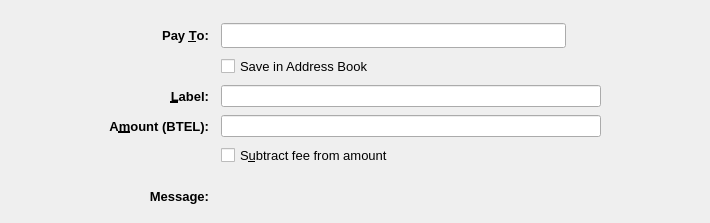
<?xml version="1.0" encoding="UTF-8"?>
<ui version="4.0">
 <class>SendCoinsEntry</class>
 <widget class="QStackedWidget" name="SendCoinsEntry">
  <property name="geometry">
   <rect>
    <x>0</x>
    <y>0</y>
    <width>710</width>
    <height>223</height>
   </rect>
  </property>
  <property name="focusPolicy">
   <enum>Qt::TabFocus</enum>
  </property>
  <property name="autoFillBackground">
   <bool>false</bool>
  </property>
  <property name="styleSheet">
   <string notr="true"/>
  </property>
  <property name="currentIndex">
   <number>0</number>
  </property>
  <widget class="QFrame" name="SendCoins">
   <property name="toolTip">
    <string>This is a normal payment.</string>
   </property>
   <property name="frameShape">
    <enum>QFrame::NoFrame</enum>
   </property>
   <layout class="QGridLayout" name="gridLayout">
    <property name="topMargin">
     <number>8</number>
    </property>
    <property name="bottomMargin">
     <number>4</number>
    </property>
    <property name="horizontalSpacing">
     <number>12</number>
    </property>
    <property name="verticalSpacing">
     <number>8</number>
    </property>
    <item row="1" column="0">
     <spacer name="horizontalSpacer">
      <property name="orientation">
       <enum>Qt::Horizontal</enum>
      </property>
      <property name="sizeType">
       <enum>QSizePolicy::Maximum</enum>
      </property>
      <property name="sizeHint" stdset="0">
       <size>
        <width>100</width>
        <height>20</height>
       </size>
      </property>
     </spacer>
    </item>
    <item row="3" column="2">
     <widget class="QLineEdit" name="addAsLabel">
      <property name="sizePolicy">
       <sizepolicy hsizetype="Expanding" vsizetype="Expanding">
        <horstretch>0</horstretch>
        <verstretch>0</verstretch>
       </sizepolicy>
      </property>
      <property name="toolTip">
       <string>Enter a label for this address to add it to the list of used addresses</string>
      </property>
      <property name="styleSheet">
       <string notr="true"/>
      </property>
     </widget>
    </item>
    <item row="0" column="2">
     <spacer name="verticalSpacer">
      <property name="orientation">
       <enum>Qt::Vertical</enum>
      </property>
      <property name="sizeHint" stdset="0">
       <size>
        <width>20</width>
        <height>40</height>
       </size>
      </property>
     </spacer>
    </item>
    <item row="1" column="3">
     <spacer name="horizontalSpacer_2">
      <property name="orientation">
       <enum>Qt::Horizontal</enum>
      </property>
      <property name="sizeType">
       <enum>QSizePolicy::Maximum</enum>
      </property>
      <property name="sizeHint" stdset="0">
       <size>
        <width>100</width>
        <height>20</height>
       </size>
      </property>
     </spacer>
    </item>
    <item row="12" column="2">
     <widget class="QLabel" name="messageTextLabel">
      <property name="toolTip">
       <string>A message that was attached to the bethel: URI which will be stored with the transaction for your reference. Note: This message will not be sent over the Bethel network.</string>
      </property>
      <property name="styleSheet">
       <string notr="true"/>
      </property>
      <property name="textFormat">
       <enum>Qt::PlainText</enum>
      </property>
     </widget>
    </item>
    <item row="1" column="1">
     <widget class="QLabel" name="payToLabel">
      <property name="font">
       <font>
        <pointsize>10</pointsize>
        <weight>75</weight>
        <bold>true</bold>
       </font>
      </property>
      <property name="text">
       <string>Pay &amp;To:</string>
      </property>
      <property name="alignment">
       <set>Qt::AlignRight|Qt::AlignTrailing|Qt::AlignVCenter</set>
      </property>
      <property name="buddy">
       <cstring>payTo</cstring>
      </property>
     </widget>
    </item>
    <item row="12" column="1">
     <widget class="QLabel" name="messageLabel">
      <property name="font">
       <font>
        <pointsize>10</pointsize>
        <weight>75</weight>
        <bold>true</bold>
       </font>
      </property>
      <property name="text">
       <string>Message:</string>
      </property>
      <property name="alignment">
       <set>Qt::AlignRight|Qt::AlignTrailing|Qt::AlignVCenter</set>
      </property>
     </widget>
    </item>
    <item row="6" column="2">
     <layout class="QHBoxLayout" name="horizontalLayoutAmount" stretch="0">
      <item>
       <widget class="BethelAmountField" name="payAmount">
        <property name="sizePolicy">
         <sizepolicy hsizetype="Expanding" vsizetype="Expanding">
          <horstretch>0</horstretch>
          <verstretch>0</verstretch>
         </sizepolicy>
        </property>
        <property name="styleSheet">
         <string notr="true"/>
        </property>
       </widget>
      </item>
     </layout>
    </item>
    <item row="3" column="1">
     <widget class="QLabel" name="labellLabel">
      <property name="font">
       <font>
        <pointsize>10</pointsize>
        <weight>75</weight>
        <bold>true</bold>
       </font>
      </property>
      <property name="text">
       <string>&amp;Label:</string>
      </property>
      <property name="alignment">
       <set>Qt::AlignRight|Qt::AlignTrailing|Qt::AlignVCenter</set>
      </property>
      <property name="buddy">
       <cstring>addAsLabel</cstring>
      </property>
     </widget>
    </item>
    <item row="1" column="2">
     <layout class="QHBoxLayout" name="payToLayout">
      <property name="spacing">
       <number>0</number>
      </property>
      <item>
       <widget class="QValidatedLineEdit" name="payTo">
        <property name="sizePolicy">
         <sizepolicy hsizetype="Expanding" vsizetype="Expanding">
          <horstretch>0</horstretch>
          <verstretch>0</verstretch>
         </sizepolicy>
        </property>
        <property name="toolTip">
         <string>The Bethel address to send the payment to</string>
        </property>
        <property name="styleSheet">
         <string notr="true"/>
        </property>
       </widget>
      </item>
      <item>
       <widget class="QToolButton" name="addressBookButton">
        <property name="toolTip">
         <string notr="true"/>
        </property>
        <property name="styleSheet">
         <string notr="true">border:0;background:transparent</string>
        </property>
        <property name="text">
         <string/>
        </property>
        <property name="icon">
         <iconset resource="../bethel.qrc">
          <normaloff>:/icons/address-book</normaloff>:/icons/address-book</iconset>
        </property>
        <property name="iconSize">
         <size>
          <width>22</width>
          <height>22</height>
         </size>
        </property>
        <property name="shortcut">
         <string>Alt+A</string>
        </property>
       </widget>
      </item>
      <item>
       <spacer name="horizontalSpacer_3">
        <property name="orientation">
         <enum>Qt::Horizontal</enum>
        </property>
        <property name="sizeType">
         <enum>QSizePolicy::Maximum</enum>
        </property>
        <property name="sizeHint" stdset="0">
         <size>
          <width>10</width>
          <height>20</height>
         </size>
        </property>
       </spacer>
      </item>
     </layout>
    </item>
    <item row="10" column="2">
     <spacer name="verticalSpacer_3">
      <property name="orientation">
       <enum>Qt::Vertical</enum>
      </property>
      <property name="sizeHint" stdset="0">
       <size>
        <width>20</width>
        <height>40</height>
       </size>
      </property>
     </spacer>
    </item>
    <item row="2" column="2">
     <widget class="QCheckBox" name="addressBookCheckBox">
      <property name="font">
       <font>
        <pointsize>10</pointsize>
       </font>
      </property>
      <property name="text">
       <string>Save in Address Book</string>
      </property>
     </widget>
    </item>
    <item row="6" column="1">
     <widget class="QLabel" name="amountLabel">
      <property name="font">
       <font>
        <pointsize>10</pointsize>
        <weight>75</weight>
        <bold>true</bold>
       </font>
      </property>
      <property name="text">
       <string>A&amp;mount (BTEL):</string>
      </property>
      <property name="alignment">
       <set>Qt::AlignRight|Qt::AlignTrailing|Qt::AlignVCenter</set>
      </property>
      <property name="buddy">
       <cstring>payAmount</cstring>
      </property>
     </widget>
    </item>
    <item row="13" column="2">
     <spacer name="verticalSpacer_2">
      <property name="orientation">
       <enum>Qt::Vertical</enum>
      </property>
      <property name="sizeHint" stdset="0">
       <size>
        <width>20</width>
        <height>40</height>
       </size>
      </property>
     </spacer>
    </item>
    <item row="7" column="2">
     <widget class="QCheckBox" name="checkboxSubtractFeeFromAmount">
      <property name="font">
       <font>
        <pointsize>10</pointsize>
       </font>
      </property>
      <property name="toolTip">
       <string>The fee will be deducted from the amount being sent. The recipient will receive less bethels than you enter in the amount field. If multiple recipients are selected, the fee is split equally.</string>
      </property>
      <property name="text">
       <string>S&amp;ubtract fee from amount</string>
      </property>
     </widget>
    </item>
   </layout>
  </widget>
  <widget class="QFrame" name="SendCoins_UnauthenticatedPaymentRequest">
   <property name="palette">
    <palette>
     <active>
      <colorrole role="WindowText">
       <brush brushstyle="SolidPattern">
        <color alpha="255">
         <red>0</red>
         <green>0</green>
         <blue>0</blue>
        </color>
       </brush>
      </colorrole>
      <colorrole role="Button">
       <brush brushstyle="SolidPattern">
        <color alpha="255">
         <red>239</red>
         <green>241</green>
         <blue>244</blue>
        </color>
       </brush>
      </colorrole>
      <colorrole role="Light">
       <brush brushstyle="SolidPattern">
        <color alpha="255">
         <red>255</red>
         <green>255</green>
         <blue>255</blue>
        </color>
       </brush>
      </colorrole>
      <colorrole role="Midlight">
       <brush brushstyle="SolidPattern">
        <color alpha="255">
         <red>255</red>
         <green>255</green>
         <blue>191</blue>
        </color>
       </brush>
      </colorrole>
      <colorrole role="Dark">
       <brush brushstyle="SolidPattern">
        <color alpha="255">
         <red>127</red>
         <green>127</green>
         <blue>63</blue>
        </color>
       </brush>
      </colorrole>
      <colorrole role="Mid">
       <brush brushstyle="SolidPattern">
        <color alpha="255">
         <red>170</red>
         <green>170</green>
         <blue>84</blue>
        </color>
       </brush>
      </colorrole>
      <colorrole role="Text">
       <brush brushstyle="SolidPattern">
        <color alpha="255">
         <red>0</red>
         <green>0</green>
         <blue>0</blue>
        </color>
       </brush>
      </colorrole>
      <colorrole role="BrightText">
       <brush brushstyle="SolidPattern">
        <color alpha="255">
         <red>255</red>
         <green>255</green>
         <blue>255</blue>
        </color>
       </brush>
      </colorrole>
      <colorrole role="ButtonText">
       <brush brushstyle="SolidPattern">
        <color alpha="255">
         <red>0</red>
         <green>0</green>
         <blue>0</blue>
        </color>
       </brush>
      </colorrole>
      <colorrole role="Base">
       <brush brushstyle="SolidPattern">
        <color alpha="255">
         <red>239</red>
         <green>241</green>
         <blue>244</blue>
        </color>
       </brush>
      </colorrole>
      <colorrole role="Window">
       <brush brushstyle="SolidPattern">
        <color alpha="255">
         <red>239</red>
         <green>241</green>
         <blue>244</blue>
        </color>
       </brush>
      </colorrole>
      <colorrole role="Shadow">
       <brush brushstyle="SolidPattern">
        <color alpha="255">
         <red>0</red>
         <green>0</green>
         <blue>0</blue>
        </color>
       </brush>
      </colorrole>
      <colorrole role="AlternateBase">
       <brush brushstyle="SolidPattern">
        <color alpha="255">
         <red>255</red>
         <green>255</green>
         <blue>191</blue>
        </color>
       </brush>
      </colorrole>
      <colorrole role="ToolTipBase">
       <brush brushstyle="SolidPattern">
        <color alpha="255">
         <red>255</red>
         <green>255</green>
         <blue>220</blue>
        </color>
       </brush>
      </colorrole>
      <colorrole role="ToolTipText">
       <brush brushstyle="SolidPattern">
        <color alpha="255">
         <red>0</red>
         <green>0</green>
         <blue>0</blue>
        </color>
       </brush>
      </colorrole>
     </active>
     <inactive>
      <colorrole role="WindowText">
       <brush brushstyle="SolidPattern">
        <color alpha="255">
         <red>0</red>
         <green>0</green>
         <blue>0</blue>
        </color>
       </brush>
      </colorrole>
      <colorrole role="Button">
       <brush brushstyle="SolidPattern">
        <color alpha="255">
         <red>239</red>
         <green>241</green>
         <blue>244</blue>
        </color>
       </brush>
      </colorrole>
      <colorrole role="Light">
       <brush brushstyle="SolidPattern">
        <color alpha="255">
         <red>255</red>
         <green>255</green>
         <blue>255</blue>
        </color>
       </brush>
      </colorrole>
      <colorrole role="Midlight">
       <brush brushstyle="SolidPattern">
        <color alpha="255">
         <red>255</red>
         <green>255</green>
         <blue>191</blue>
        </color>
       </brush>
      </colorrole>
      <colorrole role="Dark">
       <brush brushstyle="SolidPattern">
        <color alpha="255">
         <red>127</red>
         <green>127</green>
         <blue>63</blue>
        </color>
       </brush>
      </colorrole>
      <colorrole role="Mid">
       <brush brushstyle="SolidPattern">
        <color alpha="255">
         <red>170</red>
         <green>170</green>
         <blue>84</blue>
        </color>
       </brush>
      </colorrole>
      <colorrole role="Text">
       <brush brushstyle="SolidPattern">
        <color alpha="255">
         <red>0</red>
         <green>0</green>
         <blue>0</blue>
        </color>
       </brush>
      </colorrole>
      <colorrole role="BrightText">
       <brush brushstyle="SolidPattern">
        <color alpha="255">
         <red>255</red>
         <green>255</green>
         <blue>255</blue>
        </color>
       </brush>
      </colorrole>
      <colorrole role="ButtonText">
       <brush brushstyle="SolidPattern">
        <color alpha="255">
         <red>0</red>
         <green>0</green>
         <blue>0</blue>
        </color>
       </brush>
      </colorrole>
      <colorrole role="Base">
       <brush brushstyle="SolidPattern">
        <color alpha="255">
         <red>239</red>
         <green>241</green>
         <blue>244</blue>
        </color>
       </brush>
      </colorrole>
      <colorrole role="Window">
       <brush brushstyle="SolidPattern">
        <color alpha="255">
         <red>239</red>
         <green>241</green>
         <blue>244</blue>
        </color>
       </brush>
      </colorrole>
      <colorrole role="Shadow">
       <brush brushstyle="SolidPattern">
        <color alpha="255">
         <red>0</red>
         <green>0</green>
         <blue>0</blue>
        </color>
       </brush>
      </colorrole>
      <colorrole role="AlternateBase">
       <brush brushstyle="SolidPattern">
        <color alpha="255">
         <red>255</red>
         <green>255</green>
         <blue>191</blue>
        </color>
       </brush>
      </colorrole>
      <colorrole role="ToolTipBase">
       <brush brushstyle="SolidPattern">
        <color alpha="255">
         <red>255</red>
         <green>255</green>
         <blue>220</blue>
        </color>
       </brush>
      </colorrole>
      <colorrole role="ToolTipText">
       <brush brushstyle="SolidPattern">
        <color alpha="255">
         <red>0</red>
         <green>0</green>
         <blue>0</blue>
        </color>
       </brush>
      </colorrole>
     </inactive>
     <disabled>
      <colorrole role="WindowText">
       <brush brushstyle="SolidPattern">
        <color alpha="255">
         <red>127</red>
         <green>127</green>
         <blue>63</blue>
        </color>
       </brush>
      </colorrole>
      <colorrole role="Button">
       <brush brushstyle="SolidPattern">
        <color alpha="255">
         <red>239</red>
         <green>241</green>
         <blue>244</blue>
        </color>
       </brush>
      </colorrole>
      <colorrole role="Light">
       <brush brushstyle="SolidPattern">
        <color alpha="255">
         <red>255</red>
         <green>255</green>
         <blue>255</blue>
        </color>
       </brush>
      </colorrole>
      <colorrole role="Midlight">
       <brush brushstyle="SolidPattern">
        <color alpha="255">
         <red>255</red>
         <green>255</green>
         <blue>191</blue>
        </color>
       </brush>
      </colorrole>
      <colorrole role="Dark">
       <brush brushstyle="SolidPattern">
        <color alpha="255">
         <red>127</red>
         <green>127</green>
         <blue>63</blue>
        </color>
       </brush>
      </colorrole>
      <colorrole role="Mid">
       <brush brushstyle="SolidPattern">
        <color alpha="255">
         <red>170</red>
         <green>170</green>
         <blue>84</blue>
        </color>
       </brush>
      </colorrole>
      <colorrole role="Text">
       <brush brushstyle="SolidPattern">
        <color alpha="255">
         <red>127</red>
         <green>127</green>
         <blue>63</blue>
        </color>
       </brush>
      </colorrole>
      <colorrole role="BrightText">
       <brush brushstyle="SolidPattern">
        <color alpha="255">
         <red>255</red>
         <green>255</green>
         <blue>255</blue>
        </color>
       </brush>
      </colorrole>
      <colorrole role="ButtonText">
       <brush brushstyle="SolidPattern">
        <color alpha="255">
         <red>127</red>
         <green>127</green>
         <blue>63</blue>
        </color>
       </brush>
      </colorrole>
      <colorrole role="Base">
       <brush brushstyle="SolidPattern">
        <color alpha="255">
         <red>239</red>
         <green>241</green>
         <blue>244</blue>
        </color>
       </brush>
      </colorrole>
      <colorrole role="Window">
       <brush brushstyle="SolidPattern">
        <color alpha="255">
         <red>239</red>
         <green>241</green>
         <blue>244</blue>
        </color>
       </brush>
      </colorrole>
      <colorrole role="Shadow">
       <brush brushstyle="SolidPattern">
        <color alpha="255">
         <red>0</red>
         <green>0</green>
         <blue>0</blue>
        </color>
       </brush>
      </colorrole>
      <colorrole role="AlternateBase">
       <brush brushstyle="SolidPattern">
        <color alpha="255">
         <red>255</red>
         <green>255</green>
         <blue>127</blue>
        </color>
       </brush>
      </colorrole>
      <colorrole role="ToolTipBase">
       <brush brushstyle="SolidPattern">
        <color alpha="255">
         <red>255</red>
         <green>255</green>
         <blue>220</blue>
        </color>
       </brush>
      </colorrole>
      <colorrole role="ToolTipText">
       <brush brushstyle="SolidPattern">
        <color alpha="255">
         <red>0</red>
         <green>0</green>
         <blue>0</blue>
        </color>
       </brush>
      </colorrole>
     </disabled>
    </palette>
   </property>
   <property name="toolTip">
    <string>This is an unauthenticated payment request.</string>
   </property>
   <property name="autoFillBackground">
    <bool>false</bool>
   </property>
   <property name="frameShape">
    <enum>QFrame::NoFrame</enum>
   </property>
   <layout class="QGridLayout" name="gridLayout_is">
    <property name="spacing">
     <number>12</number>
    </property>
    <item row="0" column="0">
     <widget class="QLabel" name="payToLabel_is">
      <property name="text">
       <string>Pay To:</string>
      </property>
      <property name="alignment">
       <set>Qt::AlignRight|Qt::AlignTrailing|Qt::AlignVCenter</set>
      </property>
     </widget>
    </item>
    <item row="0" column="1">
     <layout class="QHBoxLayout" name="payToLayout_is">
      <property name="spacing">
       <number>0</number>
      </property>
      <item>
       <widget class="QLabel" name="payTo_is">
        <property name="styleSheet">
         <string notr="true">background: #fff; border-radius: 4px; border: 1px solid #000; padding:2px</string>
        </property>
       </widget>
      </item>
      <item>
       <widget class="QToolButton" name="deleteButton_is">
        <property name="toolTip">
         <string>Remove this entry</string>
        </property>
        <property name="text">
         <string/>
        </property>
        <property name="icon">
         <iconset resource="../bethel.qrc">
          <normaloff>:/icons/remove</normaloff>:/icons/remove</iconset>
        </property>
       </widget>
      </item>
     </layout>
    </item>
    <item row="1" column="0">
     <widget class="QLabel" name="memoLabel_is">
      <property name="text">
       <string>Memo:</string>
      </property>
      <property name="alignment">
       <set>Qt::AlignRight|Qt::AlignTrailing|Qt::AlignVCenter</set>
      </property>
     </widget>
    </item>
    <item row="1" column="1">
     <widget class="QLabel" name="memoTextLabel_is">
      <property name="styleSheet">
       <string notr="true">background: #fff; border-radius: 4px; border: 1px solid #000; padding:2px</string>
      </property>
      <property name="textFormat">
       <enum>Qt::PlainText</enum>
      </property>
     </widget>
    </item>
    <item row="2" column="0">
     <widget class="QLabel" name="amountLabel_is">
      <property name="text">
       <string>A&amp;mount:</string>
      </property>
      <property name="alignment">
       <set>Qt::AlignRight|Qt::AlignTrailing|Qt::AlignVCenter</set>
      </property>
      <property name="buddy">
       <cstring>payAmount_is</cstring>
      </property>
     </widget>
    </item>
    <item row="2" column="1">
     <widget class="BethelAmountField" name="payAmount_is">
      <property name="acceptDrops">
       <bool>false</bool>
      </property>
      <property name="styleSheet">
       <string notr="true">background: #fff; border-radius: 4px; border: 1px solid #000; padding:2px</string>
      </property>
     </widget>
    </item>
   </layout>
  </widget>
  <widget class="QFrame" name="SendCoins_AuthenticatedPaymentRequest">
   <property name="palette">
    <palette>
     <active>
      <colorrole role="WindowText">
       <brush brushstyle="SolidPattern">
        <color alpha="255">
         <red>0</red>
         <green>0</green>
         <blue>0</blue>
        </color>
       </brush>
      </colorrole>
      <colorrole role="Button">
       <brush brushstyle="SolidPattern">
        <color alpha="255">
         <red>239</red>
         <green>241</green>
         <blue>244</blue>
        </color>
       </brush>
      </colorrole>
      <colorrole role="Light">
       <brush brushstyle="SolidPattern">
        <color alpha="255">
         <red>230</red>
         <green>255</green>
         <blue>224</blue>
        </color>
       </brush>
      </colorrole>
      <colorrole role="Midlight">
       <brush brushstyle="SolidPattern">
        <color alpha="255">
         <red>185</red>
         <green>243</green>
         <blue>171</blue>
        </color>
       </brush>
      </colorrole>
      <colorrole role="Dark">
       <brush brushstyle="SolidPattern">
        <color alpha="255">
         <red>70</red>
         <green>116</green>
         <blue>59</blue>
        </color>
       </brush>
      </colorrole>
      <colorrole role="Mid">
       <brush brushstyle="SolidPattern">
        <color alpha="255">
         <red>93</red>
         <green>155</green>
         <blue>79</blue>
        </color>
       </brush>
      </colorrole>
      <colorrole role="Text">
       <brush brushstyle="SolidPattern">
        <color alpha="255">
         <red>0</red>
         <green>0</green>
         <blue>0</blue>
        </color>
       </brush>
      </colorrole>
      <colorrole role="BrightText">
       <brush brushstyle="SolidPattern">
        <color alpha="255">
         <red>155</red>
         <green>255</green>
         <blue>147</blue>
        </color>
       </brush>
      </colorrole>
      <colorrole role="ButtonText">
       <brush brushstyle="SolidPattern">
        <color alpha="255">
         <red>0</red>
         <green>0</green>
         <blue>0</blue>
        </color>
       </brush>
      </colorrole>
      <colorrole role="Base">
       <brush brushstyle="SolidPattern">
        <color alpha="255">
         <red>239</red>
         <green>241</green>
         <blue>244</blue>
        </color>
       </brush>
      </colorrole>
      <colorrole role="Window">
       <brush brushstyle="SolidPattern">
        <color alpha="255">
         <red>239</red>
         <green>241</green>
         <blue>244</blue>
        </color>
       </brush>
      </colorrole>
      <colorrole role="Shadow">
       <brush brushstyle="SolidPattern">
        <color alpha="255">
         <red>0</red>
         <green>0</green>
         <blue>0</blue>
        </color>
       </brush>
      </colorrole>
      <colorrole role="AlternateBase">
       <brush brushstyle="SolidPattern">
        <color alpha="255">
         <red>197</red>
         <green>243</green>
         <blue>187</blue>
        </color>
       </brush>
      </colorrole>
      <colorrole role="NoRole">
       <brush brushstyle="SolidPattern">
        <color alpha="255">
         <red>125</red>
         <green>194</green>
         <blue>122</blue>
        </color>
       </brush>
      </colorrole>
      <colorrole role="ToolTipBase">
       <brush brushstyle="SolidPattern">
        <color alpha="255">
         <red>255</red>
         <green>255</green>
         <blue>220</blue>
        </color>
       </brush>
      </colorrole>
      <colorrole role="ToolTipText">
       <brush brushstyle="SolidPattern">
        <color alpha="255">
         <red>0</red>
         <green>0</green>
         <blue>0</blue>
        </color>
       </brush>
      </colorrole>
     </active>
     <inactive>
      <colorrole role="WindowText">
       <brush brushstyle="SolidPattern">
        <color alpha="255">
         <red>0</red>
         <green>0</green>
         <blue>0</blue>
        </color>
       </brush>
      </colorrole>
      <colorrole role="Button">
       <brush brushstyle="SolidPattern">
        <color alpha="255">
         <red>239</red>
         <green>241</green>
         <blue>244</blue>
        </color>
       </brush>
      </colorrole>
      <colorrole role="Light">
       <brush brushstyle="SolidPattern">
        <color alpha="255">
         <red>230</red>
         <green>255</green>
         <blue>224</blue>
        </color>
       </brush>
      </colorrole>
      <colorrole role="Midlight">
       <brush brushstyle="SolidPattern">
        <color alpha="255">
         <red>185</red>
         <green>243</green>
         <blue>171</blue>
        </color>
       </brush>
      </colorrole>
      <colorrole role="Dark">
       <brush brushstyle="SolidPattern">
        <color alpha="255">
         <red>70</red>
         <green>116</green>
         <blue>59</blue>
        </color>
       </brush>
      </colorrole>
      <colorrole role="Mid">
       <brush brushstyle="SolidPattern">
        <color alpha="255">
         <red>93</red>
         <green>155</green>
         <blue>79</blue>
        </color>
       </brush>
      </colorrole>
      <colorrole role="Text">
       <brush brushstyle="SolidPattern">
        <color alpha="255">
         <red>0</red>
         <green>0</green>
         <blue>0</blue>
        </color>
       </brush>
      </colorrole>
      <colorrole role="BrightText">
       <brush brushstyle="SolidPattern">
        <color alpha="255">
         <red>155</red>
         <green>255</green>
         <blue>147</blue>
        </color>
       </brush>
      </colorrole>
      <colorrole role="ButtonText">
       <brush brushstyle="SolidPattern">
        <color alpha="255">
         <red>0</red>
         <green>0</green>
         <blue>0</blue>
        </color>
       </brush>
      </colorrole>
      <colorrole role="Base">
       <brush brushstyle="SolidPattern">
        <color alpha="255">
         <red>239</red>
         <green>241</green>
         <blue>244</blue>
        </color>
       </brush>
      </colorrole>
      <colorrole role="Window">
       <brush brushstyle="SolidPattern">
        <color alpha="255">
         <red>239</red>
         <green>241</green>
         <blue>244</blue>
        </color>
       </brush>
      </colorrole>
      <colorrole role="Shadow">
       <brush brushstyle="SolidPattern">
        <color alpha="255">
         <red>0</red>
         <green>0</green>
         <blue>0</blue>
        </color>
       </brush>
      </colorrole>
      <colorrole role="AlternateBase">
       <brush brushstyle="SolidPattern">
        <color alpha="255">
         <red>197</red>
         <green>243</green>
         <blue>187</blue>
        </color>
       </brush>
      </colorrole>
      <colorrole role="NoRole">
       <brush brushstyle="SolidPattern">
        <color alpha="255">
         <red>125</red>
         <green>194</green>
         <blue>122</blue>
        </color>
       </brush>
      </colorrole>
      <colorrole role="ToolTipBase">
       <brush brushstyle="SolidPattern">
        <color alpha="255">
         <red>255</red>
         <green>255</green>
         <blue>220</blue>
        </color>
       </brush>
      </colorrole>
      <colorrole role="ToolTipText">
       <brush brushstyle="SolidPattern">
        <color alpha="255">
         <red>0</red>
         <green>0</green>
         <blue>0</blue>
        </color>
       </brush>
      </colorrole>
     </inactive>
     <disabled>
      <colorrole role="WindowText">
       <brush brushstyle="SolidPattern">
        <color alpha="255">
         <red>70</red>
         <green>116</green>
         <blue>59</blue>
        </color>
       </brush>
      </colorrole>
      <colorrole role="Button">
       <brush brushstyle="SolidPattern">
        <color alpha="255">
         <red>239</red>
         <green>241</green>
         <blue>244</blue>
        </color>
       </brush>
      </colorrole>
      <colorrole role="Light">
       <brush brushstyle="SolidPattern">
        <color alpha="255">
         <red>230</red>
         <green>255</green>
         <blue>224</blue>
        </color>
       </brush>
      </colorrole>
      <colorrole role="Midlight">
       <brush brushstyle="SolidPattern">
        <color alpha="255">
         <red>185</red>
         <green>243</green>
         <blue>171</blue>
        </color>
       </brush>
      </colorrole>
      <colorrole role="Dark">
       <brush brushstyle="SolidPattern">
        <color alpha="255">
         <red>70</red>
         <green>116</green>
         <blue>59</blue>
        </color>
       </brush>
      </colorrole>
      <colorrole role="Mid">
       <brush brushstyle="SolidPattern">
        <color alpha="255">
         <red>93</red>
         <green>155</green>
         <blue>79</blue>
        </color>
       </brush>
      </colorrole>
      <colorrole role="Text">
       <brush brushstyle="SolidPattern">
        <color alpha="255">
         <red>70</red>
         <green>116</green>
         <blue>59</blue>
        </color>
       </brush>
      </colorrole>
      <colorrole role="BrightText">
       <brush brushstyle="SolidPattern">
        <color alpha="255">
         <red>155</red>
         <green>255</green>
         <blue>147</blue>
        </color>
       </brush>
      </colorrole>
      <colorrole role="ButtonText">
       <brush brushstyle="SolidPattern">
        <color alpha="255">
         <red>70</red>
         <green>116</green>
         <blue>59</blue>
        </color>
       </brush>
      </colorrole>
      <colorrole role="Base">
       <brush brushstyle="SolidPattern">
        <color alpha="255">
         <red>239</red>
         <green>241</green>
         <blue>244</blue>
        </color>
       </brush>
      </colorrole>
      <colorrole role="Window">
       <brush brushstyle="SolidPattern">
        <color alpha="255">
         <red>239</red>
         <green>241</green>
         <blue>244</blue>
        </color>
       </brush>
      </colorrole>
      <colorrole role="Shadow">
       <brush brushstyle="SolidPattern">
        <color alpha="255">
         <red>0</red>
         <green>0</green>
         <blue>0</blue>
        </color>
       </brush>
      </colorrole>
      <colorrole role="AlternateBase">
       <brush brushstyle="SolidPattern">
        <color alpha="255">
         <red>140</red>
         <green>232</green>
         <blue>119</blue>
        </color>
       </brush>
      </colorrole>
      <colorrole role="NoRole">
       <brush brushstyle="SolidPattern">
        <color alpha="255">
         <red>125</red>
         <green>194</green>
         <blue>122</blue>
        </color>
       </brush>
      </colorrole>
      <colorrole role="ToolTipBase">
       <brush brushstyle="SolidPattern">
        <color alpha="255">
         <red>255</red>
         <green>255</green>
         <blue>220</blue>
        </color>
       </brush>
      </colorrole>
      <colorrole role="ToolTipText">
       <brush brushstyle="SolidPattern">
        <color alpha="255">
         <red>0</red>
         <green>0</green>
         <blue>0</blue>
        </color>
       </brush>
      </colorrole>
     </disabled>
    </palette>
   </property>
   <property name="toolTip">
    <string>This is an authenticated payment request.</string>
   </property>
   <property name="autoFillBackground">
    <bool>false</bool>
   </property>
   <property name="styleSheet">
    <string notr="true">background: #eff1f4; border: 0</string>
   </property>
   <property name="frameShape">
    <enum>QFrame::NoFrame</enum>
   </property>
   <layout class="QGridLayout" name="gridLayout_s">
    <property name="spacing">
     <number>12</number>
    </property>
    <item row="0" column="0">
     <widget class="QLabel" name="payToLabel_s">
      <property name="text">
       <string>Pay To:</string>
      </property>
      <property name="alignment">
       <set>Qt::AlignRight|Qt::AlignTrailing|Qt::AlignVCenter</set>
      </property>
     </widget>
    </item>
    <item row="0" column="1">
     <layout class="QHBoxLayout" name="payToLayout_s">
      <property name="spacing">
       <number>0</number>
      </property>
      <item>
       <widget class="QLabel" name="payTo_s">
        <property name="styleSheet">
         <string notr="true">background: #fff; border-radius: 4px; border: 1px solid #000; padding:2px</string>
        </property>
        <property name="textFormat">
         <enum>Qt::PlainText</enum>
        </property>
       </widget>
      </item>
      <item>
       <widget class="QToolButton" name="deleteButton_s">
        <property name="toolTip">
         <string>Remove this entry</string>
        </property>
        <property name="text">
         <string/>
        </property>
        <property name="icon">
         <iconset resource="../bethel.qrc">
          <normaloff>:/icons/remove</normaloff>:/icons/remove</iconset>
        </property>
       </widget>
      </item>
     </layout>
    </item>
    <item row="1" column="0">
     <widget class="QLabel" name="memoLabel_s">
      <property name="text">
       <string>Memo:</string>
      </property>
      <property name="alignment">
       <set>Qt::AlignRight|Qt::AlignTrailing|Qt::AlignVCenter</set>
      </property>
     </widget>
    </item>
    <item row="1" column="1">
     <widget class="QLabel" name="memoTextLabel_s">
      <property name="styleSheet">
       <string notr="true">background: #fff; border-radius: 4px; border: 1px solid #000; padding:2px</string>
      </property>
      <property name="textFormat">
       <enum>Qt::PlainText</enum>
      </property>
     </widget>
    </item>
    <item row="2" column="0">
     <widget class="QLabel" name="amountLabel_s">
      <property name="text">
       <string>A&amp;mount:</string>
      </property>
      <property name="alignment">
       <set>Qt::AlignRight|Qt::AlignTrailing|Qt::AlignVCenter</set>
      </property>
      <property name="buddy">
       <cstring>payAmount_s</cstring>
      </property>
     </widget>
    </item>
    <item row="2" column="1">
     <widget class="BethelAmountField" name="payAmount_s">
      <property name="acceptDrops">
       <bool>false</bool>
      </property>
      <property name="styleSheet">
       <string notr="true">background: #fff; border-radius: 4px; border: 1px solid #000; padding:2px</string>
      </property>
     </widget>
    </item>
   </layout>
  </widget>
 </widget>
 <customwidgets>
  <customwidget>
   <class>QValidatedLineEdit</class>
   <extends>QLineEdit</extends>
   <header>qvalidatedlineedit.h</header>
  </customwidget>
  <customwidget>
   <class>BethelAmountField</class>
   <extends>QLineEdit</extends>
   <header>bethelamountfield.h</header>
   <container>1</container>
  </customwidget>
 </customwidgets>
 <tabstops>
  <tabstop>payTo</tabstop>
  <tabstop>addressBookButton</tabstop>
  <tabstop>payAmount</tabstop>
  <tabstop>payAmount_is</tabstop>
  <tabstop>deleteButton_is</tabstop>
  <tabstop>payAmount_s</tabstop>
  <tabstop>deleteButton_s</tabstop>
 </tabstops>
 <resources>
  <include location="../bethel.qrc"/>
 </resources>
 <connections/>
</ui>
